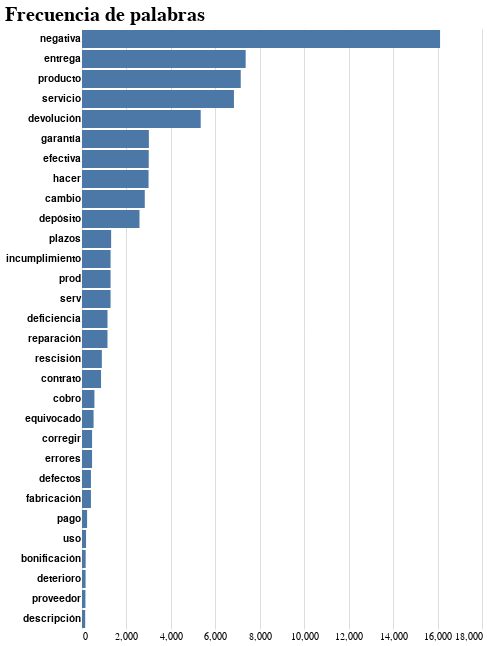

Notebook source saved alongside this figure:
### Code cell
# Grafica de barras (Usando Altair)
alt.Chart(data = most_common_30).mark_bar()\
.encode(
    y = alt.Y(shorthand="word:N", title=None, sort='-x'),
    x = alt.X(shorthand = "freq:Q", title=None),
    tooltip = [alt.Tooltip(title="Frecuencia", shorthand="freq")])\
.properties(title = "Frecuencia de palabras")\
.configure_axis(domain = False, ticks = False)\
.configure_axisY(labelFontWeight = 600)\
.configure_view(strokeWidth = 0)\
.configure_title(anchor = "start", fontSize = 20)

### Figure 1 — Vega-Lite specification as saved in the notebook (floating-point values rounded to 4 significant figures)
{"config": {"view": {"continuousWidth": 400, "continuousHeight": 300, "strokeWidth": 0}, "axis": {"domain": false, "ticks": false}, "axisY": {"labelFontWeight": 600}, "title": {"anchor": "start", "fontSize": 20}}, "data": {"name": "data-a0b694fcded97c83f4af104daf0f1bae"}, "mark": "bar", "encoding": {"tooltip": [{"field": "freq", "title": "Frecuencia", "type": "quantitative"}], "x": {"field": "freq", "title": null, "type": "quantitative"}, "y": {"field": "word", "sort": "-x", "title": null, "type": "nominal"}}, "title": "Frecuencia de palabras", "$schema": "https://vega.github.io/schema/vega-lite/v4.17.0.json", "datasets": {"data-a0b694fcded97c83f4af104daf0f1bae": [{"word": "negativa", "freq": 16113}, {"word": "entrega", "freq": 7365}, {"word": "producto", "freq": 7143}, {"word": "servicio", "freq": 6838}, {"word": "devolución", "freq": 5342}, {"word": "garantía", "freq": 3009}, {"word": "efectiva", "freq": 3003}, {"word": "hacer", "freq": 2995}, {"word": "cambio", "freq": 2825}, {"word": "depósito", "freq": 2587}, {"word": "plazos", "freq": 1311}, {"word": "incumplimiento", "freq": 1286}, {"word": "prod", "freq": 1285}, {"word": "serv", "freq": 1285}, {"word": "deficiencia", "freq": 1148}, {"word": "reparación", "freq": 1147}, {"word": "rescisión", "freq": 893}, {"word": "contrato", "freq": 857}, {"word": "cobro", "freq": 559}, {"word": "equivocado", "freq": 521}, {"word": "corregir", "freq": 453}, {"word": "errores", "freq": 453}, {"word": "defectos", "freq": 402}, {"word": "fabricación", "freq": 402}, {"word": "pago", "freq": 229}, {"word": "uso", "freq": 182}, {"word": "bonificación", "freq": 165}, {"word": "deterioro", "freq": 161}, {"word": "proveedor", "freq": 154}, {"word": "descripción", "freq": 144}]}}
